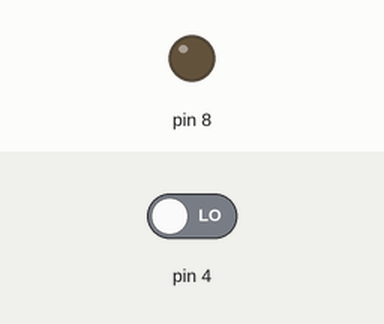
This sketch was run on a simulated Arduino Uno, built with avr-gcc and run on an emulated ATmega328P. Shown: output pins drawn as LEDs (lit = HIGH). The inputs (shaded band) are chosen by the test bench; at power-on: pin 4 LOW.

Above: at 1.2 s.
1.3 s: pin 4 driven HIGH
At 1.6 s:
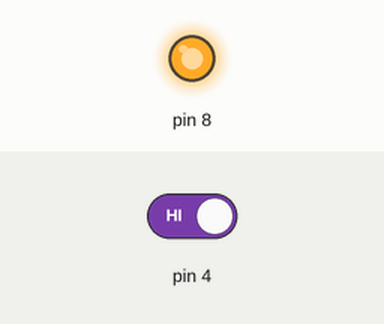
4.3 s: pin 4 driven LOW
At 5.1 s:
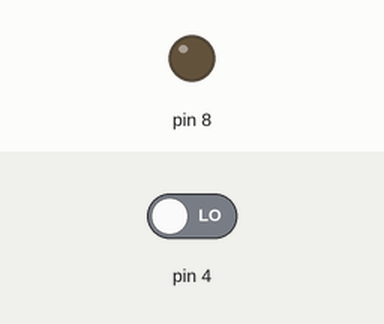
Timing chart, 0 to 7.3 s (numbered marks = the images above; inputs shaded):
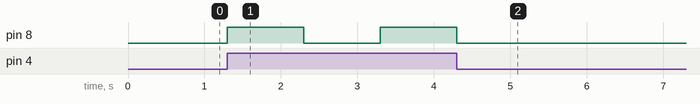

Measured:
- after the input at 1.3 s, pin 8: LOW → HIGH at once, → LOW 1.0 s later, → HIGH 1.0 s later
- after the input at 4.3 s, pin 8: goes on until 4.3 s, then stays LOW

The sketch:

led_piscando_buttom.ino
```cpp
void setup() {
  // put your setup code here, to run once:
  pinMode(4,INPUT);
  pinMode(8,OUTPUT);
}

void loop() {
  // put your main code here, to run repeatedly:

  if(digitalRead(4)==1){
    digitalWrite(8,HIGH);
    delay(1000);
    digitalWrite(8,LOW);
    delay(1000);
  }
}
```
